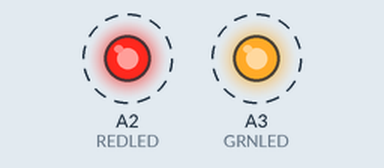
The sketch below on a simulated Arduino Uno, built with avr-gcc and run on an emulated ATmega328P. On the bench: output pins drawn as LEDs (lit = HIGH). Dashed ring = blinking.

Above: at 0.5 s.
Timing chart, 0 to 4.6 s (numbered marks = the images above):
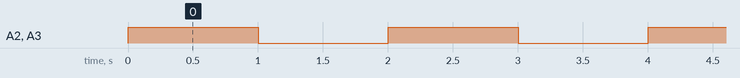

The sketch:

Simple_blink.ino
```cpp
/* Quick blink test
 *
 *  For Thermocouple_datalogger_RevA and RevB hardware
 *  Luke Miller June 2017
 *
 *
 */

#define REDLED A2 // Using the arduino pin names (A2, A3)
#define GRNLED A3 // Using the arduino pin names (A2, A3)

void setup() {
  pinMode(REDLED, OUTPUT);
  pinMode(GRNLED, OUTPUT);
  digitalWrite(GRNLED, LOW);
  digitalWrite(REDLED, LOW);

}

void loop() {

  digitalWrite(REDLED, !digitalRead(REDLED));
  digitalWrite(GRNLED, !digitalRead(GRNLED));
  delay(1000);

}
```

Measured:
- by itself, A2 (REDLED), A3 (GRNLED): alternates HIGH for 1.0 s and LOW for 1.0 s
